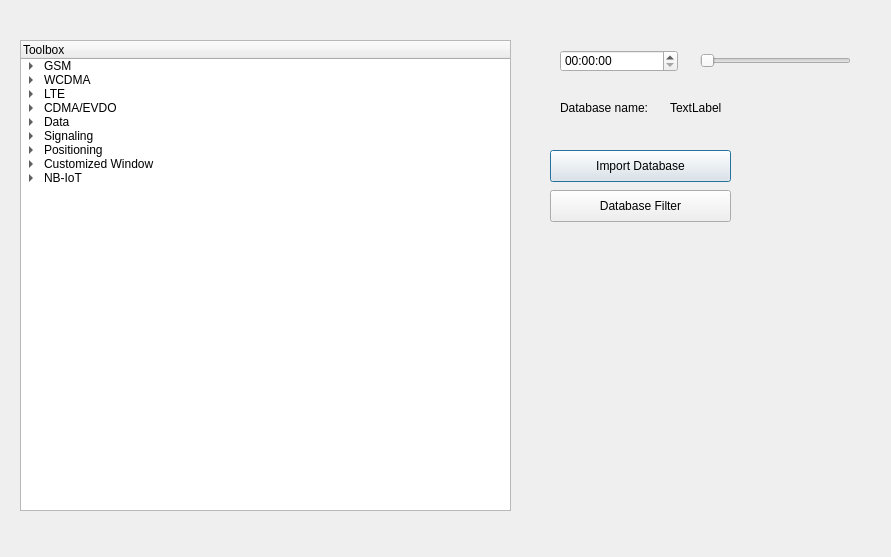
<?xml version="1.0" encoding="UTF-8"?>
<ui version="4.0">
 <class>AzenqosDialog</class>
 <widget class="QDialog" name="AzenqosDialog">
  <property name="geometry">
   <rect>
    <x>0</x>
    <y>0</y>
    <width>891</width>
    <height>557</height>
   </rect>
  </property>
  <property name="windowTitle">
   <string>Azenqos</string>
  </property>
  <widget class="QTreeWidget" name="treeWidget">
   <property name="geometry">
    <rect>
     <x>20</x>
     <y>40</y>
     <width>491</width>
     <height>471</height>
    </rect>
   </property>
   <property name="frameShape">
    <enum>QFrame::StyledPanel</enum>
   </property>
   <property name="allColumnsShowFocus">
    <bool>true</bool>
   </property>
   <attribute name="headerCascadingSectionResizes">
    <bool>true</bool>
   </attribute>
   <attribute name="headerHighlightSections">
    <bool>true</bool>
   </attribute>
   <column>
    <property name="text">
     <string>Toolbox</string>
    </property>
   </column>
   <item>
    <property name="text">
     <string>GSM</string>
    </property>
    <item>
     <property name="text">
      <string>Serving + Neighbors</string>
     </property>
    </item>
    <item>
     <property name="text">
      <string>Radio Paramters</string>
     </property>
    </item>
    <item>
     <property name="text">
      <string>GSM Line Chart</string>
     </property>
    </item>
    <item>
     <property name="text">
      <string>Events Counter</string>
     </property>
    </item>
    <item>
     <property name="text">
      <string>Current Channel</string>
     </property>
    </item>
    <item>
     <property name="text">
      <string>C/I</string>
     </property>
    </item>
   </item>
   <item>
    <property name="text">
     <string>WCDMA</string>
    </property>
    <item>
     <property name="text">
      <string>WCDMA Pilot Poluting Cells</string>
     </property>
    </item>
    <item>
     <property name="text">
      <string>WCDMA Pilot Analyzer</string>
     </property>
    </item>
    <item>
     <property name="text">
      <string>WCDMA Line Chart</string>
     </property>
    </item>
    <item>
     <property name="text">
      <string>WCDMA CM GSM Reports</string>
     </property>
    </item>
    <item>
     <property name="text">
      <string>WCDMA CM GSM Cells</string>
     </property>
    </item>
    <item>
     <property name="text">
      <string>WCDMA BLER Summary</string>
     </property>
    </item>
    <item>
     <property name="text">
      <string>WCDMA BLER / Transport Channel</string>
     </property>
    </item>
    <item>
     <property name="text">
      <string>WCDMA Bearers</string>
     </property>
    </item>
    <item>
     <property name="text">
      <string>Radio Parameters</string>
     </property>
    </item>
    <item>
     <property name="text">
      <string>Monitored Set List</string>
     </property>
    </item>
    <item>
     <property name="text">
      <string>Active Set List</string>
     </property>
    </item>
    <item>
     <property name="text">
      <string>Active + Monitored Sets</string>
     </property>
    </item>
    <item>
     <property name="text">
      <string>Active + Monitored Bar</string>
     </property>
    </item>
   </item>
   <item>
    <property name="text">
     <string>LTE</string>
    </property>
    <item>
     <property name="text">
      <string>Serving + Neighbors</string>
     </property>
    </item>
    <item>
     <property name="text">
      <string>Radio Parameters</string>
     </property>
    </item>
    <item>
     <property name="text">
      <string>PUCCH/PDSCH Parameters</string>
     </property>
    </item>
    <item>
     <property name="text">
      <string>LTE VoLTE</string>
     </property>
    </item>
    <item>
     <property name="text">
      <string>LTE RLC</string>
     </property>
    </item>
    <item>
     <property name="text">
      <string>LTE Line Chart</string>
     </property>
    </item>
   </item>
   <item>
    <property name="text">
     <string>CDMA/EVDO</string>
    </property>
    <item>
     <property name="text">
      <string>Serving + Neighbors</string>
     </property>
    </item>
    <item>
     <property name="text">
      <string>Radio Parameters</string>
     </property>
    </item>
    <item>
     <property name="text">
      <string>EVDO Parameters</string>
     </property>
    </item>
   </item>
   <item>
    <property name="text">
     <string>Data</string>
    </property>
    <item>
     <property name="text">
      <string>Wifi Scanned APs</string>
     </property>
    </item>
    <item>
     <property name="text">
      <string>Wifi Graph</string>
     </property>
    </item>
    <item>
     <property name="text">
      <string>Wifi Connected AP</string>
     </property>
    </item>
    <item>
     <property name="text">
      <string>Web Browser</string>
     </property>
    </item>
    <item>
     <property name="text">
      <string>WCDMA Data Line Chart</string>
     </property>
    </item>
    <item>
     <property name="text">
      <string>LTE Data Statistics</string>
     </property>
    </item>
    <item>
     <property name="text">
      <string>LTE Data Line Chart</string>
     </property>
    </item>
    <item>
     <property name="text">
      <string>HSUPA + Statistics</string>
     </property>
    </item>
    <item>
     <property name="text">
      <string>HSDPA/HSPA + Statistics</string>
     </property>
    </item>
    <item>
     <property name="text">
      <string>GSM Data Line Chart</string>
     </property>
    </item>
    <item>
     <property name="text">
      <string>GPRS/EDGE Information</string>
     </property>
    </item>
   </item>
   <item>
    <property name="text">
     <string>Signaling</string>
    </property>
    <item>
     <property name="text">
      <string>Serving System Info</string>
     </property>
    </item>
    <item>
     <property name="text">
      <string>MM Reg States</string>
     </property>
    </item>
    <item>
     <property name="text">
      <string>Layer 3 Messages</string>
     </property>
    </item>
    <item>
     <property name="text">
      <string>Layer 1 Messages</string>
     </property>
    </item>
    <item>
     <property name="text">
      <string>Events</string>
     </property>
    </item>
    <item>
     <property name="text">
      <string>Debug Android/Event</string>
     </property>
    </item>
    <item>
     <property name="text">
      <string>Benchmark</string>
     </property>
    </item>
   </item>
   <item>
    <property name="text">
     <string>Positioning</string>
    </property>
    <item>
     <property name="text">
      <string>Positioning</string>
     </property>
    </item>
    <item>
     <property name="text">
      <string>Map</string>
     </property>
    </item>
    <item>
     <property name="text">
      <string>GPS</string>
     </property>
    </item>
   </item>
   <item>
    <property name="text">
     <string>Customized Window</string>
    </property>
    <item>
     <property name="text">
      <string>Status Window</string>
     </property>
    </item>
    <item>
     <property name="text">
      <string>Message Window</string>
     </property>
    </item>
    <item>
     <property name="text">
      <string>Line Chart</string>
     </property>
    </item>
   </item>
   <item>
    <property name="text">
     <string>NB-IoT</string>
    </property>
    <item>
     <property name="text">
      <string>NB-IoT Radio Parameters Window</string>
     </property>
    </item>
   </item>
  </widget>
  <widget class="QSlider" name="horizontalSlider">
   <property name="geometry">
    <rect>
     <x>700</x>
     <y>50</y>
     <width>151</width>
     <height>22</height>
    </rect>
   </property>
   <property name="sizePolicy">
    <sizepolicy hsizetype="Expanding" vsizetype="Fixed">
     <horstretch>0</horstretch>
     <verstretch>0</verstretch>
    </sizepolicy>
   </property>
   <property name="baseSize">
    <size>
     <width>500</width>
     <height>0</height>
    </size>
   </property>
   <property name="pageStep">
    <number>10</number>
   </property>
   <property name="sliderPosition">
    <number>0</number>
   </property>
   <property name="orientation">
    <enum>Qt::Horizontal</enum>
   </property>
  </widget>
  <widget class="QPushButton" name="pushButton">
   <property name="geometry">
    <rect>
     <x>550</x>
     <y>150</y>
     <width>181</width>
     <height>32</height>
    </rect>
   </property>
   <property name="text">
    <string>Import Database</string>
   </property>
  </widget>
  <widget class="QPushButton" name="pushButton_2">
   <property name="geometry">
    <rect>
     <x>550</x>
     <y>190</y>
     <width>181</width>
     <height>32</height>
    </rect>
   </property>
   <property name="text">
    <string>Database Filter</string>
   </property>
  </widget>
  <widget class="QTimeEdit" name="timeEdit">
   <property name="geometry">
    <rect>
     <x>560</x>
     <y>50</y>
     <width>118</width>
     <height>22</height>
    </rect>
   </property>
  </widget>
  <widget class="QLabel" name="filenameLabel">
   <property name="geometry">
    <rect>
     <x>560</x>
     <y>100</y>
     <width>101</width>
     <height>16</height>
    </rect>
   </property>
   <property name="text">
    <string>Database name:</string>
   </property>
  </widget>
  <widget class="QLabel" name="filename">
   <property name="geometry">
    <rect>
     <x>670</x>
     <y>100</y>
     <width>181</width>
     <height>16</height>
    </rect>
   </property>
   <property name="text">
    <string>TextLabel</string>
   </property>
  </widget>
 </widget>
 <resources/>
 <connections/>
</ui>
